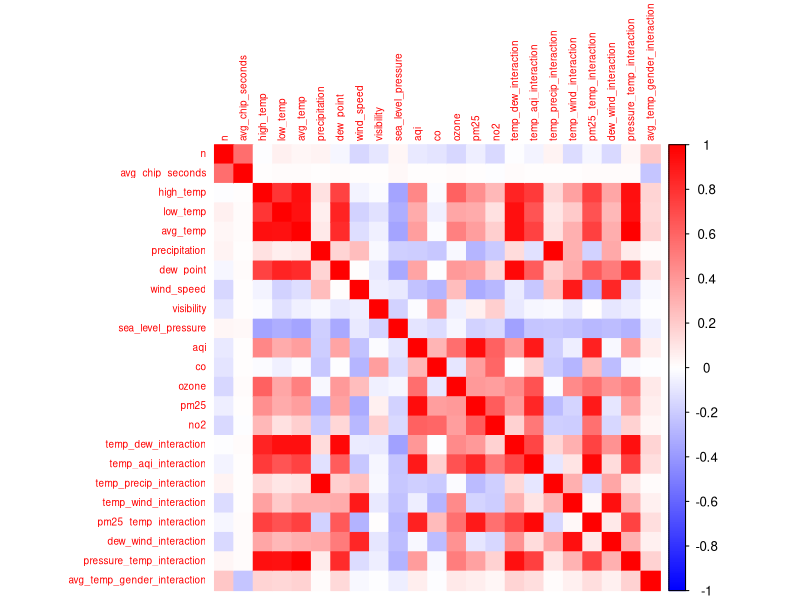

This chart was generated by the following R code: (Note: this script raises an error after producing the figure.)
## ---- chunk 1
library(here)
library(dplyr)
library(knitr)
library(tidyr)
library(ggplot2)
library(corrplot)
library(VIM)
library(combinat)
## ---- chunk 2
final_data <- read.csv(here("data", "merged_marathon_data.csv"))
## ---- chunk 3
# view merged data
str(final_data)
summary(final_data)
## ---- chunk 4
# missing values for visibility, co, pm10, pm2.5
missing_summary <- final_data %>%
  summarise(across(everything(), ~sum(is.na(.))))

knitr::kable(missing_summary, caption = "Missing Values per Variable")
## ---- chunk 5
main_data <- final_data %>% filter(marathon != "Berlin")
berlin_data <- final_data %>% filter(marathon == "Berlin")
## ---- chunk 6
str(main_data)
## ---- chunk 7
# missing values
missing_summary <- main_data %>%
  summarise(across(everything(), ~sum(is.na(.))))

knitr::kable(missing_summary, caption = "Missing Values per Variable")
## ---- chunk 8
main_data <- main_data %>%
  select(-pm10) 
## ---- chunk 9
# Impute missing PM2.5 values using 5 nearest neighbors
main_data <- kNN(main_data, variable = "pm25", k = 5) # can change later to see which K gives best model performance 

# remove pm25_imp
cols_to_remove <- c(
  "pm25_imp"
)

main_data <- main_data[, !(names(main_data) %in% cols_to_remove)]

# Check that missing values are filled
summary(main_data$pm25)
## ---- chunk 10
main_data  <- main_data  %>%
  mutate(subgroup = factor(subgroup),
         gender = factor(gender),
         marathon = factor(marathon),
         main_pollutant = factor(main_pollutant))

str(main_data )
## ---- chunk 11
# create interaction terms and convert supershoe to factor
main_data <- main_data %>%
  mutate(
    supershoe = factor(ifelse(year >= 2018, 1, 0), levels = c(0, 1)),
    temp_dew_interaction       = avg_temp * dew_point,
    temp_aqi_interaction       = avg_temp * aqi, 
    temp_precip_interaction    = avg_temp * precipitation,
    temp_wind_interaction      = avg_temp * wind_speed,
    pm25_temp_interaction      = pm25 * avg_temp,
    dew_wind_interaction       = dew_point * wind_speed,
    pressure_temp_interaction  = sea_level_pressure * avg_temp,
    avg_temp_gender_interaction = avg_temp * as.numeric(gender == "male")
  )

str(main_data)
## ---- chunk 12
# Find numeric columns after feature engineering, excluding 'year'
numeric_vars <- main_data %>%
  select(where(is.numeric)) %>%
  select(-year) %>% 
  names()

numeric_vars
## ---- chunk 13
cor_matrix <- cor(main_data[numeric_vars], use = "pairwise.complete.obs")

# rounding
round(cor_matrix, 2)
## ---- chunk 14
corrplot(
  cor_matrix,
  method = "color",
  col = colorRampPalette(c("blue", "white", "red"))(200),
  tl.cex = 0.6
)
## ---- chunk 15
table(main_data$pm25_imp) # think this will error out since pm25_imp is removed above
table(main_data$main_pollutant)
table(main_data$supershoe)
## ---- chunk 16
cols_to_remove <- c(
  "high_temp",
  "low_temp",
  "aqi",
  "temp_dew_interaction",
  "temp_precip_interaction",
  "temp_wind_interaction",
  "pm25_temp_interaction",
  "dew_wind_interaction",
  "pressure_temp_interaction",
  "main_pollutant" 
)

main_data <- main_data[, !(names(main_data) %in% cols_to_remove)]
str(main_data)

## ---- chunk 17
# ozone bin: 0 = low, 1 = high
main_data$ozone_bin <- ifelse(main_data$ozone >= 38, 1, 0)

# pm25 bin: 0 = low, 1 = high
main_data$pm25_bin <- ifelse(main_data$pm25 >= 54, 1, 0)

# convert to factors
main_data$ozone_bin <- factor(main_data$ozone_bin, levels = c(0, 1))
main_data$pm25_bin  <- factor(main_data$pm25_bin,  levels = c(0, 1))

## ---- chunk 18
# Data Scaling (for linear regression model)


# Identify numeric predictors to scale (exclude outcome and identifiers)
numeric_vars <- main_data %>%
  select(where(is.numeric)) %>%
  select(-avg_chip_seconds, -year, -n) %>%
  names()

# Create scaled versions of the numeric predictors (scaled variables with "scaled_")
scaled_vars <- paste0("scaled_", numeric_vars)
main_data[scaled_vars] <- scale(main_data[numeric_vars])

str(main_data)

## ---- chunk 19
# summary of scaled variables
summary(main_data[scaled_vars])
## ---- chunk 20
# separate ozone and pm25 bin code
#main_data$ozone_bin <- ifelse(main_data$ozone >= 38, 1, 0)
#main_data$pm25_bin  <- ifelse(main_data$pm25 >= 54, 1, 0)

#main_data$ozone_bin <- factor(main_data$ozone_bin)
#main_data$pm25_bin  <- factor(main_data$pm25_bin)
## ---- chunk 21
# have temp and wind bins here for combination building, can remove and just focus on ozone and pm25
# temp bin
main_data$temp_bin <- ifelse(main_data$avg_temp <= 58, 
                             "Cool or Moderate", 
                             "Warm")
main_data$temp_bin <- factor(main_data$temp_bin)

# ozone bin
main_data$ozone_bin <- ifelse(main_data$ozone >= 38, 1, 0)
main_data$ozone_bin <- factor(main_data$ozone_bin)

# pm25 bin
main_data$pm25_bin <- ifelse(main_data$pm25 >= 54, 1, 0)
main_data$pm25_bin <- factor(main_data$pm25_bin)

# wind bin
main_data$wind_bin <- ifelse(main_data$wind_speed >= 13, 1, 0)
main_data$wind_bin <- factor(main_data$wind_bin)
## ---- chunk 22
# split data into train and test
set.seed(123)

train_index <- sample(1:nrow(main_data), size = 0.9 * nrow(main_data))

train_data <- main_data[train_index, ]
test_data  <- main_data[-train_index, ]
## ---- chunk 23
# dont think this is needed, can probably delete this
lm_initial <- lm(
  avg_chip_seconds ~ marathon + gender + subgroup +
    supershoe +
    avg_temp + precipitation + dew_point +
    wind_speed + visibility + sea_level_pressure +
    pm25_bin + ozone_bin +
    temp_aqi_interaction + avg_temp_gender_interaction,
  data = train_data
)

summary(lm_initial)
## ---- chunk 24
# can probably delete this too
pred <- predict(lm_initial, newdata = test_data)

rmse <- sqrt(mean((pred - test_data$avg_chip_seconds)^2))
r2   <- cor(pred, test_data$avg_chip_seconds)^2

rmse
r2
## ---- chunk 25
# use environmental predictors both continuous and binned predictors
env_predictors <- c(
  "avg_temp", "temp_bin",
  "ozone", "ozone_bin",
  "pm25", "pm25_bin",
  "wind_speed", "wind_bin"
)
## ---- chunk 26
# build a multiple regression model
evaluate_model <- function(predictors, train_data, test_data) {
  
  formula_string <- paste(
    "avg_chip_seconds ~ marathon + gender + subgroup + supershoe +",
    paste(predictors, collapse = " + ")
  )
  
  form <- as.formula(formula_string)
  
  model <- lm(form, data = train_data)
  
  preds <- predict(model, newdata = test_data)
  actual <- test_data$avg_chip_seconds
  
  rmse <- sqrt(mean((preds - actual)^2))
  r2   <- cor(preds, actual)^2
  mae  <- mean(abs(preds - actual))
  
  return(data.frame(
    Predictors = paste(predictors, collapse = ", "),
    NumPredictors = length(predictors),
    RMSE = rmse,
    R2 = r2,
    MAE = mae
  ))
}
## ---- chunk 27
# store results in a list
all_results <- list()
i <- 1

# build loop to try combinations of predictors for 1 through 4 combinations
for (k in 1:4) {
  
  combos <- combn(env_predictors, k, simplify = FALSE)
  
  for (combo in combos) {
    all_results[[i]] <- evaluate_model(combo, train_data, test_data)
    i <- i + 1
  }
}

model_subset_results <- bind_rows(all_results)
## ---- chunk 28
# print the results
model_subset_results_sorted <- model_subset_results[
  order(model_subset_results$RMSE), ]

knitr::kable(
  model_subset_results_sorted,
  digits = 4,
  caption = "Model Comparison Across All Subsets of Predictors"
)
## ---- chunk 29
# updated environmental predictors
#env_vars <- c(
#  "avg_temp", "precipitation", "dew_point",
#  "wind_speed", "visibility", 
#  "sea_level_pressure", "pm25", "no2", "ozone"
#)

#env_data <- main_data %>%
#  select(all_of(env_vars))

#pca_env <- prcomp(env_data, center = TRUE, scale. = TRUE)
#summary(pca_env)
## ---- chunk 30
#library(knitr)

#pca_var <- data.frame(
#  PC = paste0("PC", 1:length(pca_env$sdev)),
#  Eigenvalue = pca_env$sdev^2,
#  Proportion_Variance = (pca_env$sdev^2) / sum(pca_env$sdev^2),
#  Cumulative_Variance = cumsum((pca_env$sdev^2) / sum(pca_env$sdev^2))
#)

#kable(
#  pca_var,
#  digits = 3, # can adjust after
#  caption = "Table Y: Variance Explained by Principal Components for Environmental Variables"
#)
## ---- chunk 31
#library(ggplot2)

#ggplot(pca_var, aes(x = as.numeric(gsub("PC", "", PC)), y = Proportion_Variance)) +
#  geom_point() +
#  geom_line() +
#  labs(
#    title = "Figure Y: Scree Plot for Environmental PCA",
#    x = "Principal Component",
#    y = "Proportion of Variance Explained"
#  ) +
#  theme_minimal()
## ---- chunk 32
#pca_scores <- as.data.frame(pca_env$x[, 1:3])
#colnames(pca_scores) <- c("PC1_env", "PC2_env", "PC3_env")

#main_data_pca <- main_data %>%
#  bind_cols(pca_scores)
## ---- chunk 33
#main_data_pca <- main_data_pca %>%
#  mutate(
#    marathon = factor(marathon),
#    gender = factor(gender),
#    subgroup = factor(subgroup),
#    supershoe = factor(supershoe)
#  )
## ---- chunk 34
#set.seed(123)

#train_index <- sample(1:nrow(main_data_pca), size = 0.9 * nrow(main_data_pca))

#train_data <- main_data_pca[train_index, ]
#test_data  <- main_data_pca[-train_index, ]
## ---- chunk 35
lm_full <- lm(
  avg_chip_seconds ~ marathon + gender + subgroup +
    supershoe +
    avg_temp + precipitation + dew_point +
    wind_speed + visibility + sea_level_pressure +
    pm25 + no2 + ozone +
    temp_aqi_interaction + avg_temp_gender_interaction,
  data = train_data
)

summary(lm_full)


#lm_full <- lm(
#  avg_chip_seconds ~ marathon + gender + subgroup2 +
#    supershoe_era + covid_era +
#    high_temp + low_temp + avg_temp +
#    precipitation + dew_point + wind_speed +
#    sea_level_pressure + pm25 + no2 + ozone +
#    temp_dew_interaction + temp_aqi_interaction + 
#    temp_precip_interaction + temp_wind_interaction + pm25_temp_interaction + dew_wind_interaction #+     pressure_temp_interaction + avg_temp_gender_interaction,
#  data = train_data
#)

#summary(lm_full)
## ---- chunk 36
# Predictions
lm_full_pred <- predict(lm_full, newdata = test_data)

# versus Actual
y_test <- test_data$avg_chip_seconds

# RMSE
lm_full_rmse <- sqrt(mean((lm_full_pred - y_test)^2))

# R squared on test set (correlation)
lm_full_r2 <- cor(lm_full_pred, y_test)^2

lm_full_rmse
lm_full_r2
## ---- chunk 37
lm_pca <- lm(
  avg_chip_seconds ~ marathon + gender + subgroup +
    supershoe + PC1_env + PC2_env + PC3_env,
  data = train_data
)

summary(lm_pca)
## ---- chunk 38
lm_pca_pred <- predict(lm_pca, newdata = test_data)

lm_pca_rmse <- sqrt(mean((lm_pca_pred - y_test)^2))
lm_pca_r2   <- cor(lm_pca_pred, y_test)^2

lm_pca_rmse
lm_pca_r2
## ---- chunk 39
model_compare <- data.frame(
  Model = c("Full Linear Model", "PCA Linear Model"),
  RMSE  = c(lm_full_rmse, lm_pca_rmse),
  R2    = c(lm_full_r2,   lm_pca_r2)
)

kable(model_compare, digits = 3,
      caption = "Table Z: Model Performance Comparison on Test Set")
## ---- chunk 40
# create a random forest
library(randomForest)

set.seed(123)

rf_model <- randomForest(
  avg_chip_seconds ~ marathon + gender + subgroup +
    supershoe +
    avg_temp + precipitation + dew_point + 
    wind_speed + visibility + sea_level_pressure +
    pm25 + no2 + ozone +
    temp_aqi_interaction + avg_temp_gender_interaction,
  data = train_data,
  ntree = 500,
  mtry = 5,
  importance = TRUE
)

rf_model
## ---- chunk 41
rf_pred <- predict(rf_model, newdata = test_data)

rf_rmse <- sqrt(mean((rf_pred - y_test)^2))
rf_r2   <- cor(rf_pred, y_test)^2

rf_rmse
rf_r2
